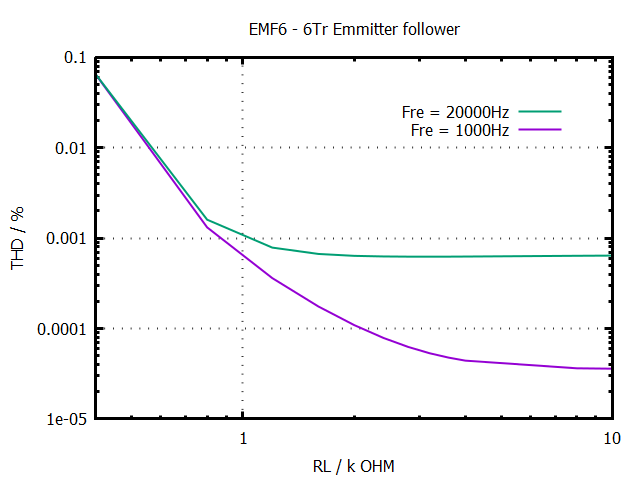

Write gnuplot code to recreate this figure.
set termoption noenhanced
set title "EMF6 - 6Tr Emmitter follower"
set xlabel "RL / k OHM"
set ylabel "THD / %"
set grid lw 2
set logscale x
set xrange [0.4:10]
set logscale y
set yrange [0.00001:0.1]
set border lw 3 
set format y "%g" 
set format x "%g"
plot '6Tr_Emmitter_follower_result.txt' using 1:2 with lines lw 2 title "Fre = 1000Hz" at graph 0.8,0.80 ,\
     '6Tr_Emmitter_follower_result.txt' using 3:4 with lines lw 2 title "Fre = 20000Hz" at graph 0.8,0.85
set terminal push 
set terminal png noenhanced
set out '6Tr_Emmitter_follower.png'
replot 
set term pop 
replot 
pause mouse
